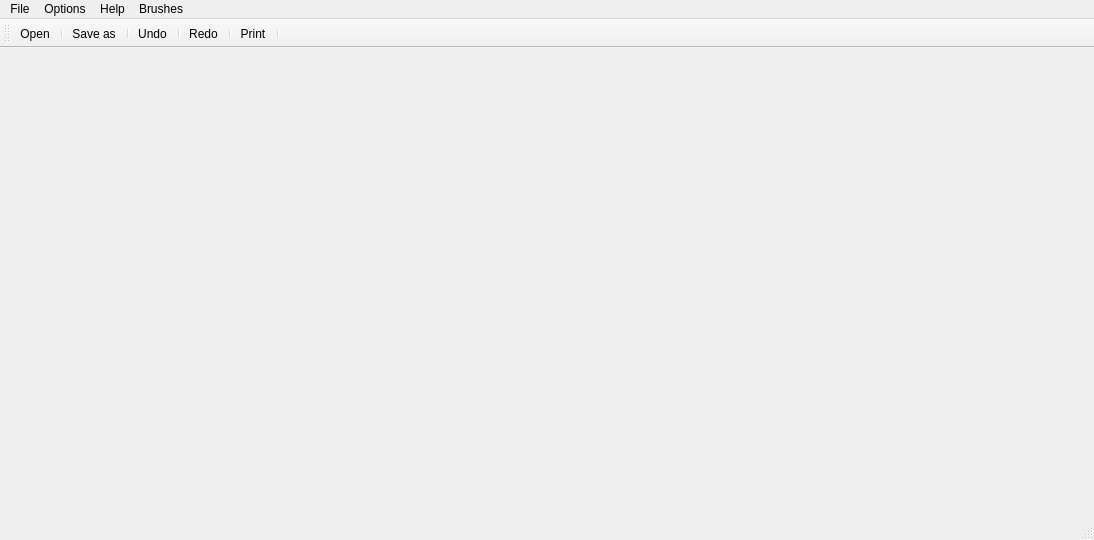
<?xml version="1.0" encoding="UTF-8"?>
<ui version="4.0">
 <class>Paint3D</class>
 <widget class="QMainWindow" name="Paint3D">
  <property name="geometry">
   <rect>
    <x>0</x>
    <y>0</y>
    <width>1094</width>
    <height>540</height>
   </rect>
  </property>
  <property name="windowTitle">
   <string>Paint3D</string>
  </property>
  <widget class="QWidget" name="centralwidget"/>
  <widget class="QMenuBar" name="menubar">
   <property name="geometry">
    <rect>
     <x>0</x>
     <y>0</y>
     <width>1094</width>
     <height>26</height>
    </rect>
   </property>
   <widget class="QMenu" name="fileMenu">
    <property name="title">
     <string>File</string>
    </property>
    <widget class="QMenu" name="menuSaveAs">
     <property name="title">
      <string>Save As</string>
     </property>
    </widget>
    <addaction name="actionOpen"/>
    <addaction name="menuSaveAs"/>
    <addaction name="separator"/>
    <addaction name="actionExit"/>
   </widget>
   <widget class="QMenu" name="menuOptions">
    <property name="title">
     <string>Options</string>
    </property>
    <addaction name="actionPenColor"/>
    <addaction name="actionPenWidth"/>
    <addaction name="separator"/>
    <addaction name="actionClearScreen"/>
   </widget>
   <widget class="QMenu" name="menuHelp">
    <property name="title">
     <string>Help</string>
    </property>
    <addaction name="actionAbout"/>
    <addaction name="actionAboutQt"/>
   </widget>
   <widget class="QMenu" name="menuBrushes">
    <property name="title">
     <string>Brushes</string>
    </property>
    <addaction name="actionPen"/>
    <addaction name="actionMarker"/>
    <addaction name="actionOilBrush"/>
    <addaction name="actionEraser"/>
    <addaction name="actionWaterColorBrush"/>
   </widget>
   <addaction name="fileMenu"/>
   <addaction name="menuOptions"/>
   <addaction name="menuHelp"/>
   <addaction name="menuBrushes"/>
  </widget>
  <widget class="QStatusBar" name="statusbar"/>
  <widget class="QToolBar" name="toolBar">
   <property name="windowTitle">
    <string>toolBar</string>
   </property>
   <attribute name="toolBarArea">
    <enum>TopToolBarArea</enum>
   </attribute>
   <attribute name="toolBarBreak">
    <bool>false</bool>
   </attribute>
   <addaction name="actionOpen"/>
   <addaction name="separator"/>
   <addaction name="actionSaveAs"/>
   <addaction name="separator"/>
   <addaction name="actionUndo"/>
   <addaction name="separator"/>
   <addaction name="actionRedo"/>
   <addaction name="separator"/>
   <addaction name="actionPrint"/>
   <addaction name="separator"/>
  </widget>
  <action name="actionOpen">
   <property name="icon">
    <iconset resource="Resources/resources.qrc">
     <normaloff>:/icons/icons/open.png</normaloff>:/icons/icons/open.png</iconset>
   </property>
   <property name="text">
    <string>Open</string>
   </property>
   <property name="shortcut">
    <string>Ctrl+O</string>
   </property>
  </action>
  <action name="actionExit">
   <property name="text">
    <string>Exit</string>
   </property>
  </action>
  <action name="actionPenColor">
   <property name="text">
    <string>Pen Color..</string>
   </property>
  </action>
  <action name="actionPenWidth">
   <property name="text">
    <string>Pen Width..</string>
   </property>
  </action>
  <action name="actionClearScreen">
   <property name="text">
    <string>Clear Screen..</string>
   </property>
   <property name="shortcut">
    <string>Ctrl+L</string>
   </property>
  </action>
  <action name="actionAbout">
   <property name="text">
    <string>About..</string>
   </property>
  </action>
  <action name="actionAboutQt">
   <property name="text">
    <string>About Qt..</string>
   </property>
  </action>
  <action name="actiontest">
   <property name="text">
    <string>test</string>
   </property>
  </action>
  <action name="actionPen">
   <property name="text">
    <string>Pen</string>
   </property>
  </action>
  <action name="actionMarker">
   <property name="text">
    <string>Marker</string>
   </property>
  </action>
  <action name="actionEraser">
   <property name="text">
    <string>Eraser</string>
   </property>
  </action>
  <action name="actionOilBrush">
   <property name="text">
    <string>Oil Brush</string>
   </property>
  </action>
  <action name="actionWaterColorBrush">
   <property name="text">
    <string>Watercolor Brush</string>
   </property>
  </action>
  <action name="actionUndo">
   <property name="icon">
    <iconset resource="Resources/resources.qrc">
     <normaloff>:/icons/icons/back.png</normaloff>:/icons/icons/back.png</iconset>
   </property>
   <property name="text">
    <string>Undo</string>
   </property>
   <property name="shortcut">
    <string>Ctrl+Z</string>
   </property>
  </action>
  <action name="actionSaveAs">
   <property name="icon">
    <iconset resource="Resources/resources.qrc">
     <normaloff>:/icons/icons/save.png</normaloff>:/icons/icons/save.png</iconset>
   </property>
   <property name="text">
    <string>Save as</string>
   </property>
   <property name="shortcut">
    <string>Ctrl+S</string>
   </property>
  </action>
  <action name="actionRedo">
   <property name="icon">
    <iconset resource="Resources/resources.qrc">
     <normaloff>:/icons/icons/redo.png</normaloff>:/icons/icons/redo.png</iconset>
   </property>
   <property name="text">
    <string>Redo</string>
   </property>
   <property name="toolTip">
    <string>Redo</string>
   </property>
   <property name="shortcut">
    <string>Ctrl+Y</string>
   </property>
  </action>
  <action name="actionPrint">
   <property name="icon">
    <iconset resource="Resources/resources.qrc">
     <normaloff>:/icons/icons/printer.png</normaloff>:/icons/icons/printer.png</iconset>
   </property>
   <property name="text">
    <string>Print</string>
   </property>
   <property name="toolTip">
    <string>Print</string>
   </property>
   <property name="shortcut">
    <string>Ctrl+P</string>
   </property>
  </action>
 </widget>
 <resources>
  <include location="Resources/resources.qrc"/>
 </resources>
 <connections/>
</ui>
